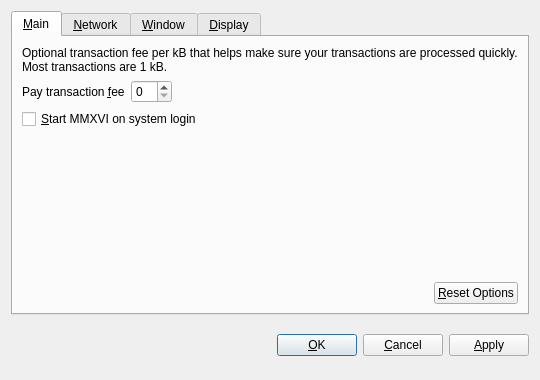
<?xml version="1.0" encoding="UTF-8"?>
<ui version="4.0">
 <class>OptionsDialog</class>
 <widget class="QDialog" name="OptionsDialog">
  <property name="geometry">
   <rect>
    <x>0</x>
    <y>0</y>
    <width>540</width>
    <height>380</height>
   </rect>
  </property>
  <property name="windowTitle">
   <string>Options</string>
  </property>
  <property name="modal">
   <bool>true</bool>
  </property>
  <layout class="QVBoxLayout" name="verticalLayout">
   <item>
    <widget class="QTabWidget" name="tabWidget">
     <property name="tabPosition">
      <enum>QTabWidget::North</enum>
     </property>
     <property name="currentIndex">
      <number>0</number>
     </property>
     <widget class="QWidget" name="tabMain">
      <attribute name="title">
       <string>&amp;Main</string>
      </attribute>
      <layout class="QVBoxLayout" name="verticalLayout_Main">
       <item>
        <widget class="QLabel" name="transactionFeeInfoLabel">
         <property name="text">
          <string>Optional transaction fee per kB that helps make sure your transactions are processed quickly. Most transactions are 1 kB.</string>
         </property>
         <property name="textFormat">
          <enum>Qt::PlainText</enum>
         </property>
         <property name="wordWrap">
          <bool>true</bool>
         </property>
        </widget>
       </item>
       <item>
        <layout class="QHBoxLayout" name="horizontalLayout_1_Main">
         <item>
          <widget class="QLabel" name="transactionFeeLabel">
           <property name="text">
            <string>Pay transaction &amp;fee</string>
           </property>
           <property name="textFormat">
            <enum>Qt::PlainText</enum>
           </property>
           <property name="buddy">
            <cstring>transactionFee</cstring>
           </property>
          </widget>
         </item>
         <item>
          <widget class="BitcoinAmountField" name="transactionFee"/>
         </item>
         <item>
          <spacer name="horizontalSpacer_1_Main">
           <property name="orientation">
            <enum>Qt::Horizontal</enum>
           </property>
           <property name="sizeHint" stdset="0">
            <size>
             <width>40</width>
             <height>20</height>
            </size>
           </property>
          </spacer>
         </item>
        </layout>
       </item>
       <item>
        <widget class="QCheckBox" name="bitcoinAtStartup">
         <property name="toolTip">
          <string>Automatically start MMXVI after logging in to the system.</string>
         </property>
         <property name="text">
          <string>&amp;Start MMXVI on system login</string>
         </property>
        </widget>
       </item>
       <item>
        <spacer name="verticalSpacer_Main">
         <property name="orientation">
          <enum>Qt::Vertical</enum>
         </property>
         <property name="sizeHint" stdset="0">
          <size>
           <width>20</width>
           <height>40</height>
          </size>
         </property>
        </spacer>
       </item>
       <item>
        <layout class="QHBoxLayout" name="horizontalLayout_2_Main">
         <item>
          <spacer name="horizontalSpacer_2_Main">
           <property name="orientation">
            <enum>Qt::Horizontal</enum>
           </property>
           <property name="sizeHint" stdset="0">
            <size>
             <width>40</width>
             <height>20</height>
            </size>
           </property>
          </spacer>
         </item>
         <item>
          <widget class="QPushButton" name="resetButton">
           <property name="toolTip">
            <string>Reset all client options to default.</string>
           </property>
           <property name="text">
            <string>&amp;Reset Options</string>
           </property>
           <property name="autoDefault">
            <bool>false</bool>
           </property>
          </widget>
         </item>
        </layout>
       </item>
      </layout>
     </widget>
     <widget class="QWidget" name="tabNetwork">
      <attribute name="title">
       <string>&amp;Network</string>
      </attribute>
      <layout class="QVBoxLayout" name="verticalLayout_Network">
       <item>
        <widget class="QCheckBox" name="mapPortUpnp">
         <property name="toolTip">
          <string>Automatically open the MMXVI client port on the router. This only works when your router supports UPnP and it is enabled.</string>
         </property>
         <property name="text">
          <string>Map port using &amp;UPnP</string>
         </property>
        </widget>
       </item>
       <item>
        <widget class="QCheckBox" name="connectSocks">
         <property name="toolTip">
          <string>Connect to the MMXVI network through a SOCKS proxy (e.g. when connecting through Tor).</string>
         </property>
         <property name="text">
          <string>&amp;Connect through SOCKS proxy:</string>
         </property>
        </widget>
       </item>
       <item>
        <layout class="QHBoxLayout" name="horizontalLayout_Network">
         <item>
          <widget class="QLabel" name="proxyIpLabel">
           <property name="text">
            <string>Proxy &amp;IP:</string>
           </property>
           <property name="textFormat">
            <enum>Qt::PlainText</enum>
           </property>
           <property name="buddy">
            <cstring>proxyIp</cstring>
           </property>
          </widget>
         </item>
         <item>
          <widget class="QValidatedLineEdit" name="proxyIp">
           <property name="maximumSize">
            <size>
             <width>140</width>
             <height>16777215</height>
            </size>
           </property>
           <property name="toolTip">
            <string>IP address of the proxy (e.g. 127.0.0.1)</string>
           </property>
          </widget>
         </item>
         <item>
          <widget class="QLabel" name="proxyPortLabel">
           <property name="text">
            <string>&amp;Port:</string>
           </property>
           <property name="textFormat">
            <enum>Qt::PlainText</enum>
           </property>
           <property name="buddy">
            <cstring>proxyPort</cstring>
           </property>
          </widget>
         </item>
         <item>
          <widget class="QLineEdit" name="proxyPort">
           <property name="maximumSize">
            <size>
             <width>55</width>
             <height>16777215</height>
            </size>
           </property>
           <property name="toolTip">
            <string>Port of the proxy (e.g. 9050)</string>
           </property>
          </widget>
         </item>
         <item>
          <widget class="QLabel" name="socksVersionLabel">
           <property name="text">
            <string>SOCKS &amp;Version:</string>
           </property>
           <property name="textFormat">
            <enum>Qt::PlainText</enum>
           </property>
           <property name="buddy">
            <cstring>socksVersion</cstring>
           </property>
          </widget>
         </item>
         <item>
          <widget class="QValueComboBox" name="socksVersion">
           <property name="toolTip">
            <string>SOCKS version of the proxy (e.g. 5)</string>
           </property>
          </widget>
         </item>
         <item>
          <spacer name="horizontalSpacer_Network">
           <property name="orientation">
            <enum>Qt::Horizontal</enum>
           </property>
           <property name="sizeHint" stdset="0">
            <size>
             <width>40</width>
             <height>20</height>
            </size>
           </property>
          </spacer>
         </item>
        </layout>
       </item>
       <item>
        <spacer name="verticalSpacer_Network">
         <property name="orientation">
          <enum>Qt::Vertical</enum>
         </property>
         <property name="sizeHint" stdset="0">
          <size>
           <width>20</width>
           <height>40</height>
          </size>
         </property>
        </spacer>
       </item>
      </layout>
     </widget>
     <widget class="QWidget" name="tabWindow">
      <attribute name="title">
       <string>&amp;Window</string>
      </attribute>
      <layout class="QVBoxLayout" name="verticalLayout_Window">
       <item>
        <widget class="QCheckBox" name="minimizeToTray">
         <property name="toolTip">
          <string>Show only a tray icon after minimizing the window.</string>
         </property>
         <property name="text">
          <string>&amp;Minimize to the tray instead of the taskbar</string>
         </property>
        </widget>
       </item>
       <item>
        <widget class="QCheckBox" name="minimizeOnClose">
         <property name="toolTip">
          <string>Minimize instead of exit the application when the window is closed. When this option is enabled, the application will be closed only after selecting Quit in the menu.</string>
         </property>
         <property name="text">
          <string>M&amp;inimize on close</string>
         </property>
        </widget>
       </item>
       <item>
        <spacer name="verticalSpacer_Window">
         <property name="orientation">
          <enum>Qt::Vertical</enum>
         </property>
         <property name="sizeHint" stdset="0">
          <size>
           <width>20</width>
           <height>40</height>
          </size>
         </property>
        </spacer>
       </item>
      </layout>
     </widget>
     <widget class="QWidget" name="tabDisplay">
      <attribute name="title">
       <string>&amp;Display</string>
      </attribute>
      <layout class="QVBoxLayout" name="verticalLayout_Display">
       <item>
        <layout class="QHBoxLayout" name="horizontalLayout_1_Display">
         <item>
          <widget class="QLabel" name="langLabel">
           <property name="text">
            <string>User Interface &amp;language:</string>
           </property>
           <property name="textFormat">
            <enum>Qt::PlainText</enum>
           </property>
           <property name="buddy">
            <cstring>lang</cstring>
           </property>
          </widget>
         </item>
         <item>
          <widget class="QValueComboBox" name="lang">
           <property name="toolTip">
            <string>The user interface language can be set here. This setting will take effect after restarting MMXVI.</string>
           </property>
          </widget>
         </item>
        </layout>
       </item>
       <item>
        <layout class="QHBoxLayout" name="horizontalLayout_2_Display">
         <item>
          <widget class="QLabel" name="unitLabel">
           <property name="text">
            <string>&amp;Unit to show amounts in:</string>
           </property>
           <property name="textFormat">
            <enum>Qt::PlainText</enum>
           </property>
           <property name="buddy">
            <cstring>unit</cstring>
           </property>
          </widget>
         </item>
         <item>
          <widget class="QValueComboBox" name="unit">
           <property name="toolTip">
            <string>Choose the default subdivision unit to show in the interface and when sending coins.</string>
           </property>
          </widget>
         </item>
        </layout>
       </item>
       <item>
        <widget class="QCheckBox" name="displayAddresses">
         <property name="toolTip">
          <string>Whether to show MMXVI addresses in the transaction list or not.</string>
         </property>
         <property name="text">
          <string>&amp;Display addresses in transaction list</string>
         </property>
        </widget>
       </item>
       <item>
        <spacer name="verticalSpacer_Display">
         <property name="orientation">
          <enum>Qt::Vertical</enum>
         </property>
         <property name="sizeHint" stdset="0">
          <size>
           <width>20</width>
           <height>40</height>
          </size>
         </property>
        </spacer>
       </item>
      </layout>
     </widget>
    </widget>
   </item>
   <item>
    <layout class="QHBoxLayout" name="horizontalLayout_Buttons">
     <item>
      <spacer name="horizontalSpacer_1">
       <property name="orientation">
        <enum>Qt::Horizontal</enum>
       </property>
       <property name="sizeHint" stdset="0">
        <size>
         <width>40</width>
         <height>48</height>
        </size>
       </property>
      </spacer>
     </item>
     <item>
      <widget class="QLabel" name="statusLabel">
       <property name="font">
        <font>
         <weight>75</weight>
         <bold>true</bold>
        </font>
       </property>
       <property name="text">
        <string/>
       </property>
       <property name="textFormat">
        <enum>Qt::PlainText</enum>
       </property>
       <property name="wordWrap">
        <bool>true</bool>
       </property>
      </widget>
     </item>
     <item>
      <spacer name="horizontalSpacer_2">
       <property name="orientation">
        <enum>Qt::Horizontal</enum>
       </property>
       <property name="sizeHint" stdset="0">
        <size>
         <width>40</width>
         <height>48</height>
        </size>
       </property>
      </spacer>
     </item>
     <item>
      <widget class="QPushButton" name="okButton">
       <property name="text">
        <string>&amp;OK</string>
       </property>
      </widget>
     </item>
     <item>
      <widget class="QPushButton" name="cancelButton">
       <property name="text">
        <string>&amp;Cancel</string>
       </property>
       <property name="autoDefault">
        <bool>false</bool>
       </property>
      </widget>
     </item>
     <item>
      <widget class="QPushButton" name="applyButton">
       <property name="text">
        <string>&amp;Apply</string>
       </property>
       <property name="autoDefault">
        <bool>false</bool>
       </property>
      </widget>
     </item>
    </layout>
   </item>
  </layout>
 </widget>
 <customwidgets>
  <customwidget>
   <class>BitcoinAmountField</class>
   <extends>QSpinBox</extends>
   <header>bitcoinamountfield.h</header>
  </customwidget>
  <customwidget>
   <class>QValueComboBox</class>
   <extends>QComboBox</extends>
   <header>qvaluecombobox.h</header>
  </customwidget>
  <customwidget>
   <class>QValidatedLineEdit</class>
   <extends>QLineEdit</extends>
   <header>qvalidatedlineedit.h</header>
  </customwidget>
 </customwidgets>
 <resources/>
 <connections/>
</ui>
